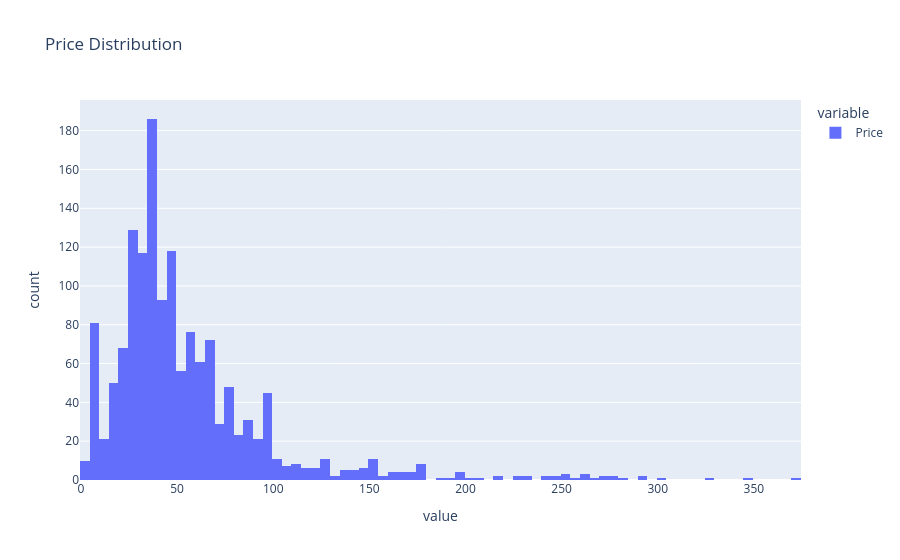

Notebook cell for this chart:
### Code cell
px.histogram(df_cosmetics['Price'], title="Price Distribution")

### Figure 1 — Plotly figure (JSON) as saved in the notebook; plotly's stock layout.template omitted (floating-point values rounded to 4 significant figures; data arrays with more than 128 entries replaced by an {"elided": "..."} marker saying what was removed)
{"data": [{"bingroup": "x", "hovertemplate": "variable=Price<br>value=%{x}<br>count=%{y}<extra></extra>", "legendgroup": "Price", "marker": {"color": "#636efa", "pattern": {"shape": ""}}, "name": "Price", "orientation": "v", "showlegend": true, "type": "histogram", "x": {"elided": "1472 int values"}, "xaxis": "x", "yaxis": "y"}], "layout": {"barmode": "relative", "legend": {"title": {"text": "variable"}, "tracegroupgap": 0}, "title": {"text": "Price Distribution"}, "xaxis": {"anchor": "y", "domain": [0, 1], "title": {"text": "value"}}, "yaxis": {"anchor": "x", "domain": [0, 1], "title": {"text": "count"}}}}
